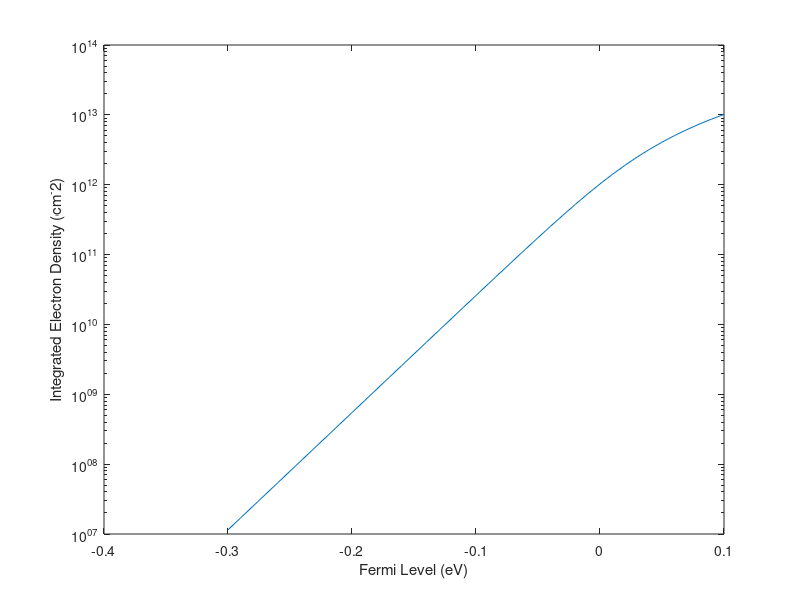

This chart was generated by the following MATLAB code:
clear;
h = 6.626e-34;
hbar = h/(2*pi);
q = 1.6e-19;
m0 = 9.1e-31;
k_B = 1.38e-23;
T = 300;
Lx = 100e-9; Ly = 100e-9; Lz =5e-9;
mxx = 0.19; myy = 0.19; mzz = 0.91;
nmax = 10;
coef = 2*Lx*Ly/(2*pi)*sqrt(mxx*myy)*m0/(hbar^2)*(k_B*T);
Ef = -0.3*q:0.01*q:0.1*q;
TotalNumber = zeros(length(Ef),1);

for i =1:length(Ef)
    for n=1:nmax
    Ez = (hbar^2)/(2*mzz*m0)*(pi*n/Lz)^2;
    SubbandNumber = coef*log(1+exp(-(Ez-Ef(1,i))/(k_B*T)));
    TotalNumber(i,1) = TotalNumber(i,1)+SubbandNumber;
    end
end

semilogy(Ef/q,TotalNumber/(Lx*Ly*1e4));
xlabel('Fermi Level (eV)') 
ylabel('Integrated Electron Density (cm^-2)')
